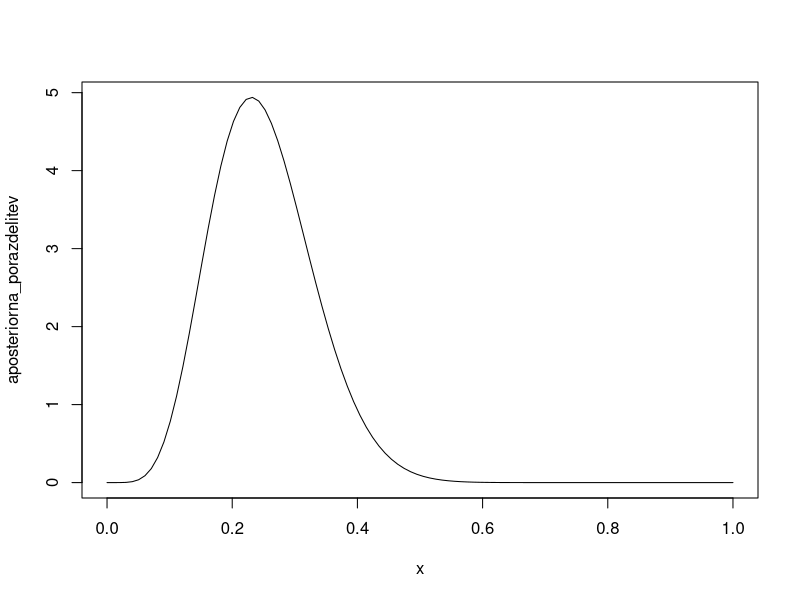

Source code (R):
## ---- chunk 1
knitr::opts_chunk$set(echo = TRUE
                      , message = FALSE, fig.width = 8, fig.height = 5, out.width = "0.8\\textwidth")
## ---- chunk 2
n <- 26
## ---- chunk 3
k <- 6
## ---- chunk 4
x <- seq(0,1,length = 100)

aposteriorna_porazdelitev <- dbeta(x,1+k,1+n-k)
## ---- chunk 5
plot(x,aposteriorna_porazdelitev,type = 'l')
## ---- chunk 6
# Beta-binomska porazdelitev v R (je vkljucena tudi v nekaterih paketih, 
# ponekod drugace parametrizirana):
dbetabinom <- function(K, N, a, b){
  choose(N, K) * beta(K+a, N-K+b) / beta(a, b)
}
